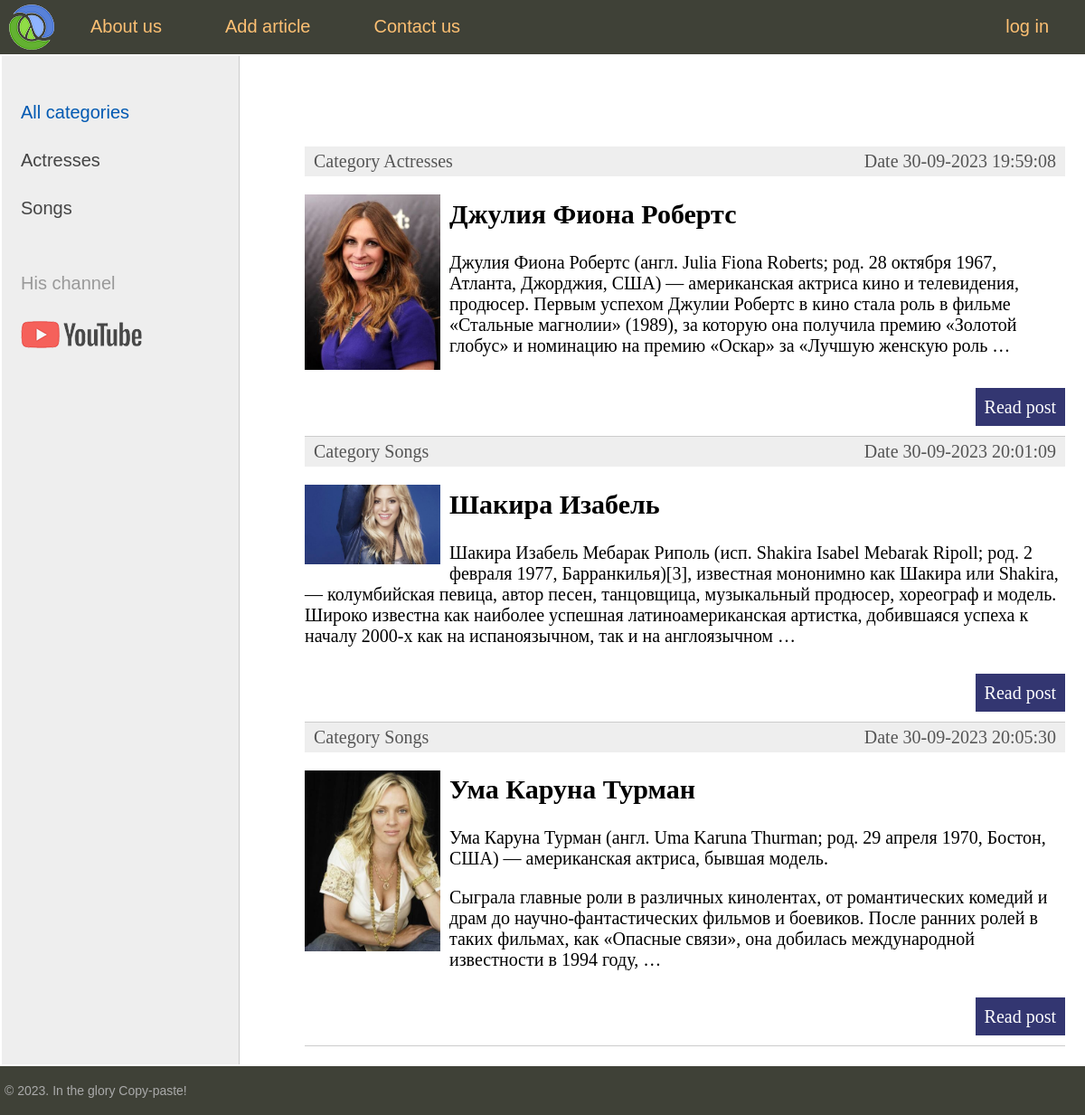
The page / on the database its author committed.
### women/models.py (models this page shows, shortened)
class Category(models.Model):
    name = models.CharField(max_length=100, db_index=True, verbose_name="category")
    slug = models.SlugField(max_length=100, unique=True, db_index=True, verbose_name="URL")
    def __str__(self):
        return self.name
    def get_absolute_url(self):
        return reverse("category", kwargs={"cat_slug": self.slug})
    class Meta:
        verbose_name = "Category"
        verbose_name_plural = "Categories"
        ordering = ["id"]

class Women(models.Model):
    title = models.CharField(max_length=255)
    content = models.TextField(blank=True)
    slug = models.SlugField(max_length=100, unique=True, db_index=True, verbose_name="URL")
    photo = models.ImageField(upload_to="photo/%Y/%m/%d")
    time_create = models.DateTimeField(auto_now_add=True)
    time_update = models.DateTimeField(auto_now=True)
    is_published = models.BooleanField(default=True)
    cat = models.ForeignKey("Category", on_delete=models.PROTECT, null=True)
    def get_absolute_url(self):
        return reverse('post', kwargs={'post_slug': self.slug})
    class Meta:
        verbose_name = "Famous woman"
        verbose_name_plural = "Famous women"
        ordering = ["time_create", "title"]

### women/views.py (the view)
# urls.py: path('', WomenHome.as_view(), name='home'),
class WomenHome(ListView):
    model = Women
    template_name = 'women/index.html'
    context_object_name = 'posts'
    def get_context_data(self, *, object_list=None, **kwargs):
        context = super().get_context_data()
        context['menu'] = menu
        context['title'] = "Main page"
        context['cat_selected'] = 0
        return context
    def get_queryset(self):
        return Women.objects.filter(is_published=True)

### women/templatetags/women_tags.py (called while the page is built)
@register.inclusion_tag('women/list_categories.html')
def show_categories(sort=None, cat_selected=0):
    if not sort:
        cats = Category.objects.all()
    else:
        cats = Category.objects.order_by(sort)
    return {"cats": cats, "cat_selected": cat_selected}

### women/templates/women/index.html (shortened to what this page needs)
{% extends 'women/base.html' %}
{% block content %}
    <ul class="list-articles">
        {% for post in posts %}
            <li>
            <div class="article-panel">
                <p class="first">Category {{ post.cat }} </p>
                <p class="last">Date {{ post.time_update|date:"d-m-Y H:i:s" }}</p>
            </div>
            {% if post.photo %}
                <p><img class="img-article-left thumb" src="{{ post.photo.url }}"></p>
            {% endif %}
            <h2>{{ post.title }}</h2>
                {% autoescape on %}
                    {{ post.content|linebreaks|truncatewords:50 }}
                {% endautoescape %}
                <p class="link-read-post"><a href="{{ post.get_absolute_url }}">Read post</a></p>
            </li>
        {% endfor %}
    </ul>
{% endblock %}

### women/templates/women/base.html (shortened to what this page needs)
{% load static %}
{% load women_tags %}
<!DOCTYPE html>
<html>
<head>
    <link type="text/css" href="{% static 'women/css/styles.css' %}" rel="stylesheet"/>
</head>
<body>
<table class="table-page" border=0 cellpadding="0" cellspacing="0">
    <tr>
        <td valign=top>
            {% block menu %}
                <div class="header">
                    <ul class="mainmenu" id="mainmenu">
                        <li class="logo"><a href="#">
                            <div class="logo"></div>
                        </a></li>
                        {% for m in menu %}
                            {% if not forloop.last %}
                                <li><a href="{% url m.url_name %}">{{ m.title }}</a></li>
                            {% else %}
                                <li class="last"><a href="{% url m.url_name %}">{{ m.title }}</a></li>
                            {% endif %}
                        {% endfor %}
                    </ul>
                </div>
            {% endblock menu %}
            <table class="table-content">
                <tr>
                    <td valign="top" class="left-chapters">
                        <ul id="leftchapter">
                            {% if cat_selected == 0 %}
                                <li class="selected">All categories</li>
                            {% else %}
                                <li><a href="{% url 'home' %}">All categories</a></li>
                            {% endif %}
                            {% show_categories cat_selected=cat_selected %}
                            <li class="share">
                                <p>His channel</p>
                                <a class="share-yt"
                                   href="https://www.youtube.com/channel/UClJzWfGWuGJL2t-3dYKcHTA/playlists"
                                   target="_blank" rel="nofollow"></a>
                            </li>
                        </ul>
                    </td>
                    <td valign="top" class="content">
                        <div class="content-text">
                            {% block content %}
                            {% endblock content %}
                        </div>
                    </td>
                </tr>
            </table>
        </td>
    </tr>
    <tr>
        <td valign=top>
            <div id="footer">
                <p>&copy; 2023. In the glory Copy-paste!</p>
            </div>
        </td>
    </tr>
</table>
</body>
</html>

### women/templates/women/list_categories.html
{% for cat in cats %}
    {% if cat.pk == cat_selected %}
        <li class="selected">{{ cat.name }}</li>
    {% else %}
        <li><a href="{{ cat.get_absolute_url }}">{{ cat.name }}</a></li>
    {% endif %}
{% endfor %}

### women/static/women/css/styles.css (style rules this page uses)
html, body { font-family: 'Arial'; margin: 0; padding: 0; height: 100%; width: 100%; color: #444; }
a { color: #0059b2; text-decoration: none; }
img { max-width: 600px; height: auto; }
img.img-article-left { max-width: 300px; height: auto; float: left; padding: 0 10px 10px 0; }
img.img-article-left.thumb { max-width: 150px; height: auto; }
p.link-read-post { text-align: right; }
p.link-read-post a { padding: 10px; min-width: 100px; background: #333671; color: #fff; text-decoration: none; }
div.article-panel { background: #eee; padding: 5px 10px 5px 10px; box-sizing: border-box; overflow: hidden; color: #555; }
div.article-panel p.first { margin: 0; float: left; }
div.article-panel p.last { margin: 0; float: right; }
ul.list-articles { list-style: none; margin: 0; padding: 0; }
ul.list-articles li { border-bottom: 1px solid #ccc; }
.table-page { width: 100%; height: 100%; vertical-align: top; }
.table-page tr { height: 100%; }
.header { background: #3F4137; height: 60px; }
.logo { background: url('../images/logo.png') no-repeat 10px 5px; width: 70px; height: 60px; }
ul.mainmenu { list-style: none; margin: 0; padding: 0; height: 60px; color: #fdc073; font-size: 20px; overflow: hidden; }
ul.mainmenu li { float: left; margin: 18px 40px 0 30px; }
ul.mainmenu li.logo { margin: 0; }
ul.mainmenu li.last { float: right; }
ul.mainmenu li a { color: #fdc073; text-decoration: none; }
.table-content { width: 100%; min-height: 100%; height: 100%; }
.left-chapters { margin: 0; background: #eee; border-right: 1px solid #ccc; min-height: 100%; }
.left-chapters ul { width: 230px; min-height: 100%; margin: 0; padding: 20px 10px 10px 20px; list-style: none; font-size: 20px; }
.left-chapters ul li { margin: 30px 0 0 0; color: #999; }
.left-chapters ul li.selected { color: #0059b2; }
.left-chapters ul li a { color: #444; text-decoration: none; }
.left-chapters ul li.share { margin: 60px 0 0 0; }
.left-chapters ul li.share p { margin: 30px 0 30px 0; }
.left-chapters ul li.share a { display: inline-block; width: 40px; height: 40px; margin: 0 20px 0 0; }
.left-chapters ul li.share a.share-yt { width: 100%; height: 30px; background: url('../images/share_yt.png') no-repeat 0 0 }
.content { padding: 40px 20px 20px 40px; width: 100%; box-sizing: border-box; }
.content-text { margin: 60px 0 0 30px; color: #000; font-size: 20px; font-family: Yandex Sans Display Light; }
#footer { box-sizing: border-box; background: #3F4137; padding: 5px; color: #aaa; font-size: 14px; font-family: Verdana, Geneva, Arial, Helvetica; text-align: left; overflow: hidden; }

### rows shown on the page
Category: name "Actresses"
Category: name "Songs"
Women: cat "Actresses", time_update "30-09-2023 19:59:08", photo (picture), title "Джулия Фиона Робертс", content "Джулия Фиона Робертс (англ. Julia Fiona Roberts; род. 28 октября 1967, Атланта, Джорджия, США) — американская актриса кино и телевидения, продюсер. Первым успехом Джулии Робертс в кино стала роль в фильме «Стальные магнолии» (1989), за которую она получила премию «Золотой глобус» и номинацию на премию «Оскар» за «Лучшую женскую роль …"
Women: cat "Songs", time_update "30-09-2023 20:01:09", photo (picture), title "Шакира Изабель", content "Шакира Изабель Мебарак Риполь (исп. Shakira Isabel Mebarak Ripoll; род. 2 февраля 1977, Барранкилья)[3], известная мононимно как Шакира или Shakira, — колумбийская певица, автор песен, танцовщица, музыкальный продюсер, хореограф и модель. Широко известна как наиболее успешная латиноамериканская артистка, добившаяся успеха к началу 2000-х как на испаноязычном, так и на англоязычном …"
Women: cat "Songs", time_update "30-09-2023 20:05:30", photo (picture), title "Ума Каруна Турман", content "Ума Каруна Турман (англ. Uma Karuna Thurman; род. 29 апреля 1970, Бостон, США) — американская актриса, бывшая модель. Сыграла главные роли в различных кинолентах, от романтических комедий и драм до научно-фантастических фильмов и боевиков. После ранних ролей в таких фильмах, как «Опасные связи», она добилась международной известности в 1994 году, …"

### other values the page prints
{{ m.title }} "About us" "Add article" "Contact us"
{{ m.title }} "log in"
